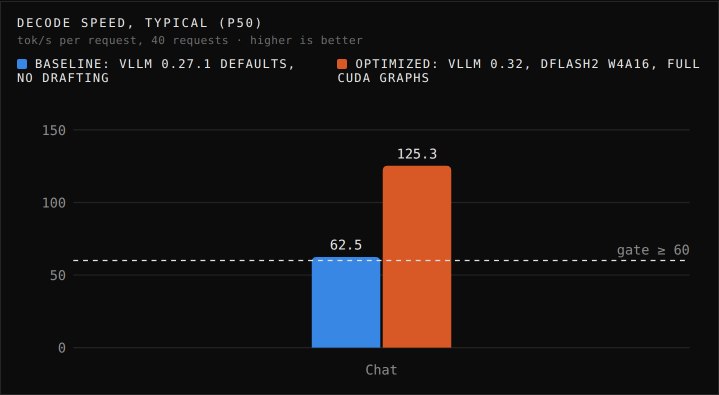
#> input picture docs/plots/decode-speed-typical-p50.png, 1438 x 790 px (shown at 1/2 size); its folder holds 8 pictures in this run
$ python export_summary.py
#> lines starting #> are read from the running program, lines starting #| are printed output that depends on the picture
# /// script
# dependencies = ["pillow"]
# ///
"""docs/plots/*.png -> docs/summary.png: every gate metric and accuracy, on one image to send.

uv run export_summary.py          (after export_plots.py)
"""
from PIL import Image

P = "docs/plots/"
top = [Image.open(P + f) for f in ("decode-speed-typical-p50.png", "output-tokens-per-minute.png")]
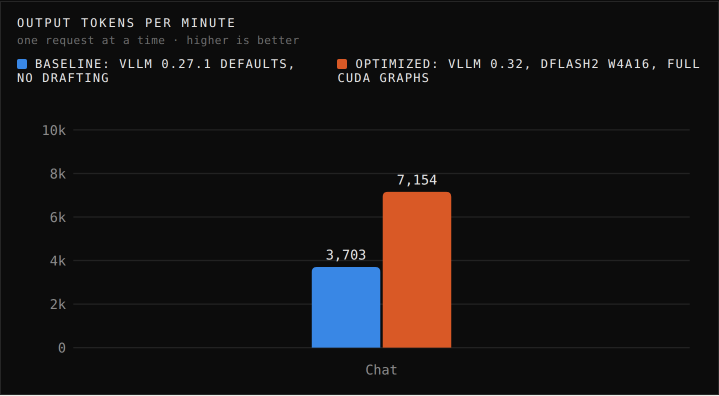
#> input picture docs/plots/output-tokens-per-minute.png, 1438 x 792 px (shown at 1/2 size)
#> top = 2 items
mid = [Image.open(P + f) for f in ("time-to-first-token-p95.png", "accuracy.png")]
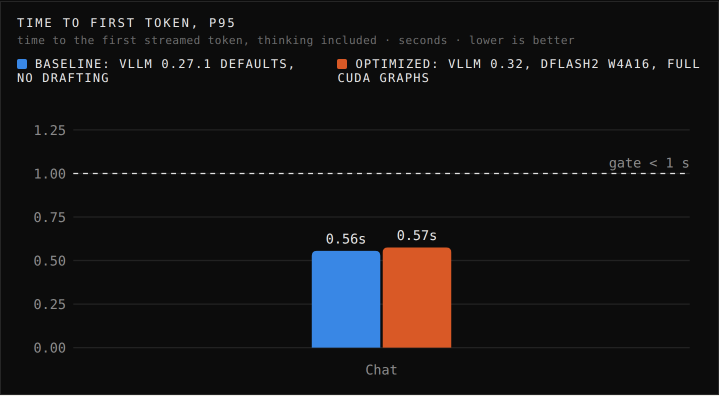
#> input picture docs/plots/time-to-first-token-p95.png, 1438 x 792 px (shown at 1/2 size)
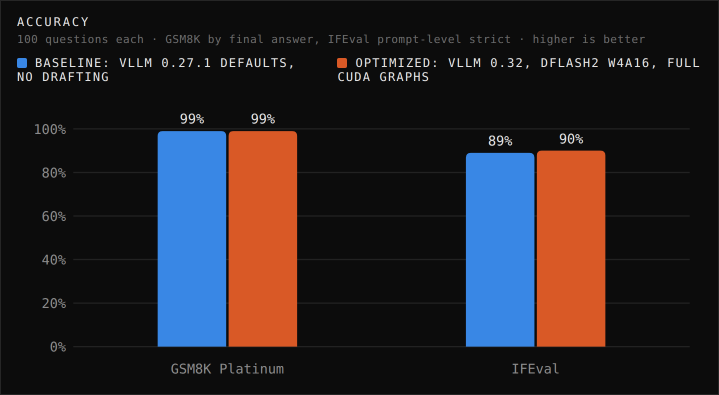
#> input picture docs/plots/accuracy.png, 1438 x 790 px (shown at 1/2 size)
#> mid = 2 items
G, BG = 24, (12, 12, 12)  # gap and the charts' own surface color
row = lambda ims, h: [im.resize((round(im.width * h / im.height), h)) for im in ims]
W = 2900  # output width before the outer margin
def fit(ims):  # scale a pair to one shared height so together they span the wide chart's width
    h = round((W - G) / sum(im.width / im.height for im in ims))
#> h = 791
    return row(ims, h)
rows = [fit(top), fit(mid)]
out = Image.new("RGB", (W + 2 * G, sum(r[0].height for r in rows) + G * (len(rows) + 1)), BG)
#> out: PIL image 2948x1654 RGB; every value is 12
y = G
for r in rows:
    x = G
    for im in r:
        out.paste(im, (x, y)); x += im.width + G
    y += r[0].height + G
#> this loop made 2 passes
#> y on passes 1 to 2: 839, 1654
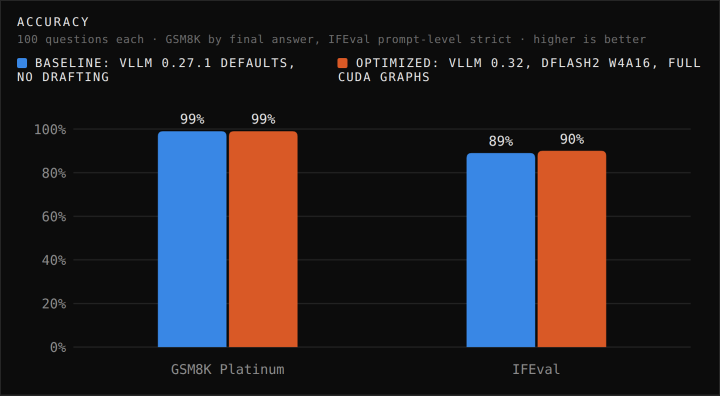
#> im: PIL image 1440x791 RGB (shown at 1/2 size); mean R, G, B 39.8, 34.8, 39
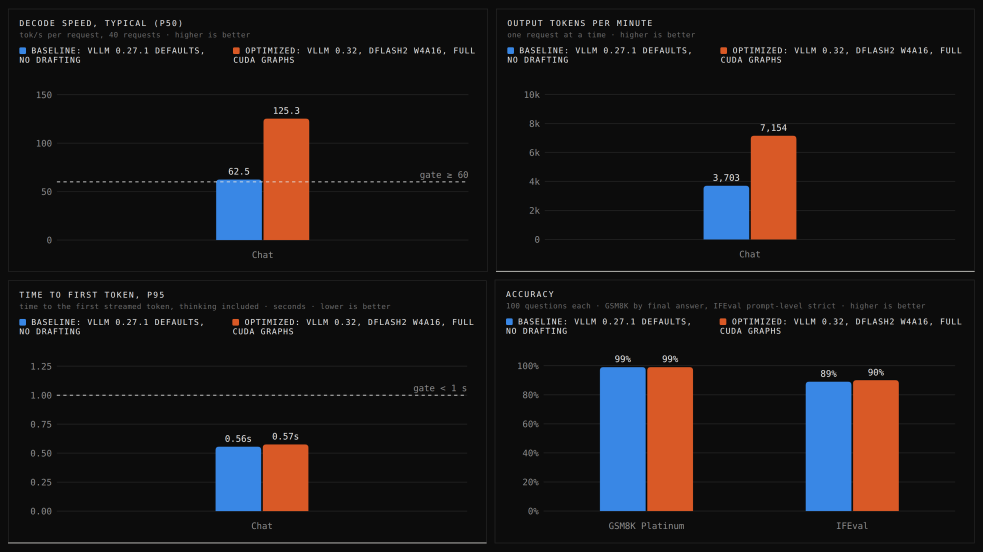
#> out: PIL image 2948x1654 RGB (shown at 1/3 size); mean R, G, B 26.6, 23.4, 24.6
#> after the loop, y = 1654
out.save("docs/summary.png", optimize=True)
print("wrote docs/summary.png", out.size)
#| wrote docs/summary.png (2948, 1654)
